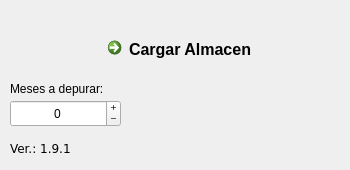
<?xml version="1.0" encoding="UTF-8"?>
<ui version="4.0">
 <class>MainWindow</class>
 <widget class="QMainWindow" name="MainWindow">
  <property name="geometry">
   <rect>
    <x>0</x>
    <y>0</y>
    <width>350</width>
    <height>170</height>
   </rect>
  </property>
  <property name="minimumSize">
   <size>
    <width>350</width>
    <height>170</height>
   </size>
  </property>
  <property name="maximumSize">
   <size>
    <width>350</width>
    <height>170</height>
   </size>
  </property>
  <property name="baseSize">
   <size>
    <width>400</width>
    <height>170</height>
   </size>
  </property>
  <property name="windowTitle">
   <string>Proceso de carga de datos desde Madai</string>
  </property>
  <widget class="QWidget" name="centralWidget">
   <widget class="QCommandLinkButton" name="btnCargar">
    <property name="geometry">
     <rect>
      <x>100</x>
      <y>30</y>
      <width>160</width>
      <height>37</height>
     </rect>
    </property>
    <property name="minimumSize">
     <size>
      <width>0</width>
      <height>37</height>
     </size>
    </property>
    <property name="maximumSize">
     <size>
      <width>16777215</width>
      <height>37</height>
     </size>
    </property>
    <property name="font">
     <font>
      <family>Arial</family>
      <pointsize>12</pointsize>
      <weight>75</weight>
      <italic>false</italic>
      <bold>true</bold>
      <underline>false</underline>
      <strikeout>false</strikeout>
      <stylestrategy>PreferAntialias</stylestrategy>
      <kerning>true</kerning>
     </font>
    </property>
    <property name="text">
     <string>Cargar Almacen</string>
    </property>
    <property name="checkable">
     <bool>false</bool>
    </property>
   </widget>
   <widget class="QLabel" name="lblVersion">
    <property name="geometry">
     <rect>
      <x>10</x>
      <y>140</y>
      <width>221</width>
      <height>17</height>
     </rect>
    </property>
    <property name="font">
     <font>
      <family>Verdana</family>
      <pointsize>9</pointsize>
     </font>
    </property>
    <property name="text">
     <string>Ver.: 1.9.1</string>
    </property>
   </widget>
   <widget class="QSpinBox" name="sbMesesADepurar">
    <property name="geometry">
     <rect>
      <x>10</x>
      <y>100</y>
      <width>111</width>
      <height>27</height>
     </rect>
    </property>
    <property name="wrapping">
     <bool>true</bool>
    </property>
    <property name="alignment">
     <set>Qt::AlignCenter</set>
    </property>
    <property name="readOnly">
     <bool>false</bool>
    </property>
    <property name="buttonSymbols">
     <enum>QAbstractSpinBox::PlusMinus</enum>
    </property>
    <property name="accelerated">
     <bool>true</bool>
    </property>
    <property name="maximum">
     <number>999</number>
    </property>
    <property name="value">
     <number>0</number>
    </property>
   </widget>
   <widget class="QLabel" name="lblMesesABorrar">
    <property name="geometry">
     <rect>
      <x>10</x>
      <y>80</y>
      <width>131</width>
      <height>17</height>
     </rect>
    </property>
    <property name="text">
     <string>Meses a depurar:</string>
    </property>
   </widget>
  </widget>
 </widget>
 <layoutdefault spacing="6" margin="11"/>
 <resources/>
 <connections/>
</ui>
